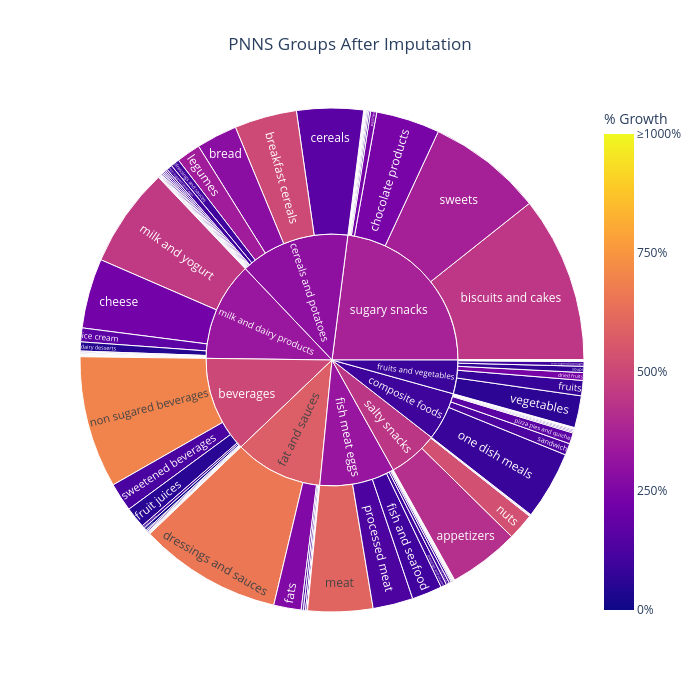

Source (notebook cell):
### Code cell
from src.scripts.visualize_df_imputations import plot_pnns_group_changes
# Plot changes in PNNS groups after imputation

pnns_changes = plot_pnns_group_changes(df_sample, df_imputed)
pnns_changes.show()

### Figure 1 — Plotly figure (JSON) as saved in the notebook; plotly's stock layout.template omitted (floating-point values rounded to 4 significant figures; data arrays with more than 128 entries replaced by an {"elided": "..."} marker saying what was removed)
{"data": [{"branchvalues": "total", "customdata": {"elided": "151x6 mixed values"}, "domain": {"x": [0, 1], "y": [0, 1]}, "hovertemplate": "<b>%{label}</b><br>Before: %{customdata[0]}<br>After: %{customdata[1]}<br>Change: %{customdata[2]} (%{customdata[5]})<br><extra></extra>", "ids": {"elided": "151 str values"}, "labels": {"elided": "151 str values"}, "marker": {"coloraxis": "coloraxis", "colors": {"elided": "151 float values"}}, "name": "", "parents": {"elided": "151 str values"}, "type": "sunburst", "values": {"elided": "151 float values"}}], "layout": {"coloraxis": {"cmax": 1000, "cmin": 0, "colorbar": {"ticktext": ["0%", "250%", "500%", "750%", "≥1000%"], "tickvals": [0, 250, 500, 750, 1000], "title": {"text": "% Growth"}}, "colorscale": [[0, "#0d0887"], [0.1111, "#46039f"], [0.2222, "#7201a8"], [0.3333, "#9c179e"], [0.4444, "#bd3786"], [0.5556, "#d8576b"], [0.6667, "#ed7953"], [0.7778, "#fb9f3a"], [0.8889, "#fdca26"], [1, "#f0f921"]]}, "height": 700, "legend": {"tracegroupgap": 0}, "title": {"text": "PNNS Groups After Imputation", "x": 0.5}, "width": 700}}
